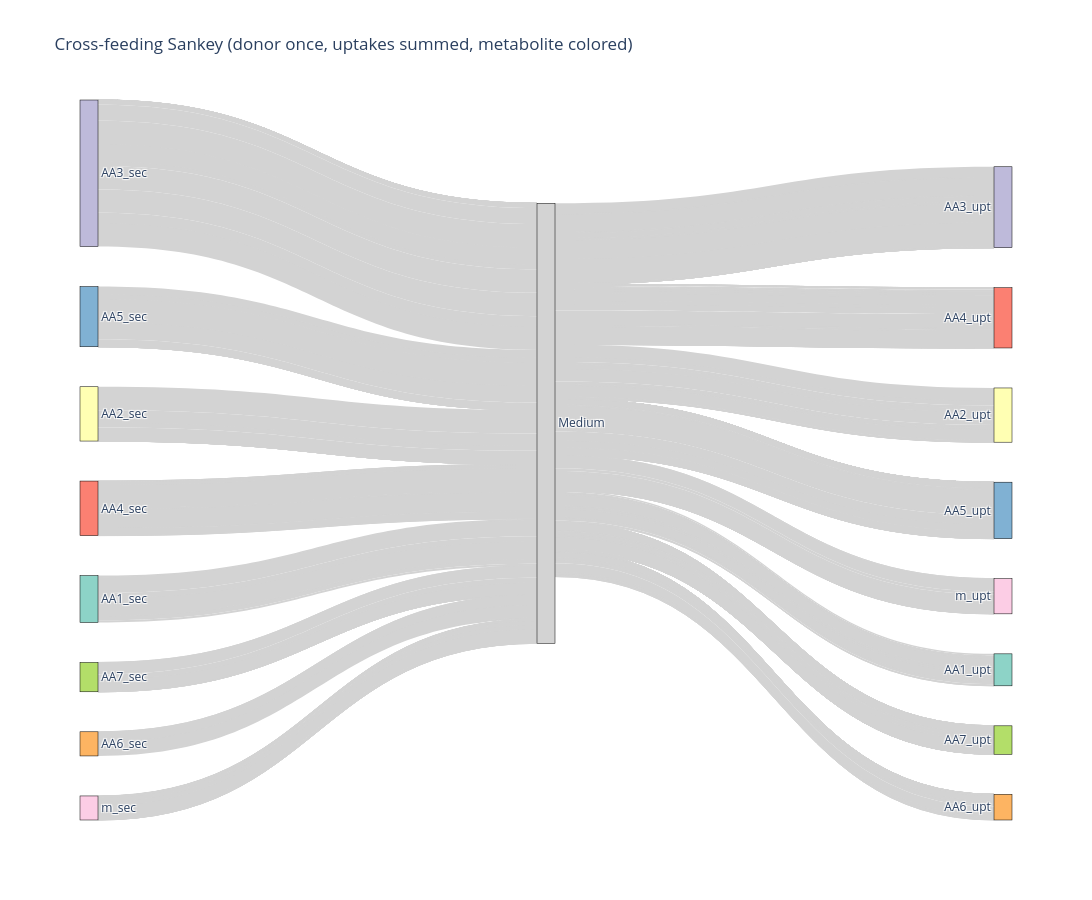

Write notebook code for a chart like this one.
### Markdown cell above
### quantitative - with _m

### Code cell
# --- FILTER FLUXES ---
threshold_sec = 0.001

# Secretions
secretions_withM = syncom_fluxes[
    ((syncom_fluxes.index.str.startswith("EX_")) & (syncom_fluxes > threshold_sec) & (~syncom_fluxes.index.str.endswith("_m"))) |
    ((syncom_fluxes.index.str.startswith("EX_")) & (syncom_fluxes.index.str.endswith("_m")) & (syncom_fluxes < -threshold_sec))
]

# Uptakes
uptakes_withM = syncom_fluxes[
    ((syncom_fluxes.index.str.startswith("EX_")) & (syncom_fluxes < -threshold_sec) & (~syncom_fluxes.index.str.endswith("_m"))) |
    ((syncom_fluxes.index.str.startswith("EX_")) & (syncom_fluxes.index.str.endswith("_m")) & (syncom_fluxes > threshold_sec))
]

# --- SPLIT REACTION IDS ---
def split_rxn_id(rxn_id):
    match = re.match(r"^(.*)__AA(\d+)$", rxn_id)
    if match:
        return match.group(1), f"AA{match.group(2)}"
    if rxn_id.endswith("_m"):
        return rxn_id[:-2] + "_e", "m"
    return rxn_id, None

# --- BUILD DATAFRAMES ---
sec_df_witM = pd.DataFrame(
    [(*split_rxn_id(rxn), flux) for rxn, flux in secretions_withM.items()],
    columns=["metabolite", "strain_sec", "flux_sec"]
)

upt_df_witM = pd.DataFrame(
    [(*split_rxn_id(rxn), flux) for rxn, flux in uptakes_withM.items()],
    columns=["metabolite", "strain_upt", "flux_upt"]
)

# Ensure numeric and positive
sec_df_witM["flux_sec"] = pd.to_numeric(sec_df_witM["flux_sec"], errors="coerce").abs()
upt_df_witM["flux_upt"] = pd.to_numeric(upt_df_witM["flux_upt"], errors="coerce").abs()

# Drop NaNs
sec_df_witM = sec_df_witM.dropna(subset=["metabolite", "strain_sec", "flux_sec"])
upt_df_witM = upt_df_witM.dropna(subset=["metabolite", "strain_upt", "flux_upt"])

# --- AGGREGATE FOR SANKEY ---
# Donor -> Medium (one secretion per metabolite per donor)
sec_unique = sec_df_witM.groupby(["strain_sec", "metabolite"], as_index=False).agg({"flux_sec": "first"})

# Medium -> Recipient (sum of uptakes per recipient+metabolite)
upt_agg = upt_df_witM.groupby(["strain_upt", "metabolite"], as_index=False).agg({"flux_upt": "sum"})



# --- BUILD NODES ---
strains = sorted(set(sec_df_witM["strain_sec"]).union(set(upt_df_witM["strain_upt"])))
nodes = [f"{s}_sec" for s in strains] + ["Medium"] + [f"{s}_upt" for s in strains]
node_indices = {node: i for i, node in enumerate(nodes)}

# Colors: same for left/right copies of each strain
palette = px.colors.qualitative.Set3
strain_colors = {s: palette[i % len(palette)] for i, s in enumerate(strains)}
node_colors = [strain_colors[s] for s in strains] + ["lightgrey"] + [strain_colors[s] for s in strains]

# --- BUILD LINKS ---
sec_links = [
    {"source": node_indices[f"{row.strain_sec}_sec"], "target": node_indices["Medium"],
     "value": float(row.flux_sec), "label": row.metabolite}
    for _, row in sec_unique.iterrows()
]

upt_links = [
    {"source": node_indices["Medium"], "target": node_indices[f"{row.strain_upt}_upt"],
     "value": float(row.flux_upt), "label": row.metabolite}
    for _, row in upt_agg.iterrows()
]

links = sec_links + upt_links

# --- RECONSTRUCT CROSS_FEED DF ---
# this is for me sanity, so I have all data as an overview and can compare with the plot
cross_feed_df = sec_unique.merge(upt_agg, on="metabolite", how="outer")
cross_feed_df = cross_feed_df[cross_feed_df["strain_sec"] != cross_feed_df["strain_upt"]]
cross_feed_df["flux_sec"] = pd.to_numeric(cross_feed_df["flux_sec"], errors="coerce").fillna(0)
cross_feed_df["flux_upt"] = pd.to_numeric(cross_feed_df["flux_upt"], errors="coerce").fillna(0)
#####


# --- SANKEY PLOT ---
# Update Sankey plot
fig = go.Figure(data=[go.Sankey(
    node=dict(
        pad=40,
        thickness=18,
        line=dict(color="black", width=0.5),
        label=nodes,
        color=node_colors
    ),
    link=dict(
        source=[l["source"] for l in links],
        target=[l["target"] for l in links],
        value=[l["value"] for l in links],
        label=[l["label"] for l in links],
        color="lightgrey"
    )
)])

fig.update_layout(title_text="Cross-feeding Sankey (donor once, uptakes summed, metabolite colored)",
                  font_size=12, width=1200, height=900)
fig.show()

### Figure 1 — Plotly figure (JSON) as saved in the notebook; plotly's stock layout.template omitted (floating-point values rounded to 4 significant figures; data arrays with more than 128 entries replaced by an {"elided": "..."} marker saying what was removed)
{"data": [{"link": {"color": "lightgrey", "label": {"elided": "484 str values"}, "source": {"elided": "484 int values"}, "target": {"elided": "484 int values"}, "value": {"elided": "484 float values"}}, "node": {"color": ["rgb(141,211,199)", "rgb(255,255,179)", "rgb(190,186,218)", "rgb(251,128,114)", "rgb(128,177,211)", "rgb(253,180,98)", "rgb(179,222,105)", "rgb(252,205,229)", "lightgrey", "rgb(141,211,199)", "rgb(255,255,179)", "rgb(190,186,218)", "rgb(251,128,114)", "rgb(128,177,211)", "rgb(253,180,98)", "rgb(179,222,105)", "rgb(252,205,229)"], "label": ["AA1_sec", "AA2_sec", "AA3_sec", "AA4_sec", "AA5_sec", "AA6_sec", "AA7_sec", "m_sec", "Medium", "AA1_upt", "AA2_upt", "AA3_upt", "AA4_upt", "AA5_upt", "AA6_upt", "AA7_upt", "m_upt"], "line": {"color": "black", "width": 0.5}, "pad": 40, "thickness": 18}, "type": "sankey"}], "layout": {"title": {"text": "Cross-feeding Sankey (donor once, uptakes summed, metabolite colored)"}, "font": {"size": 12}, "width": 1200, "height": 900}}
